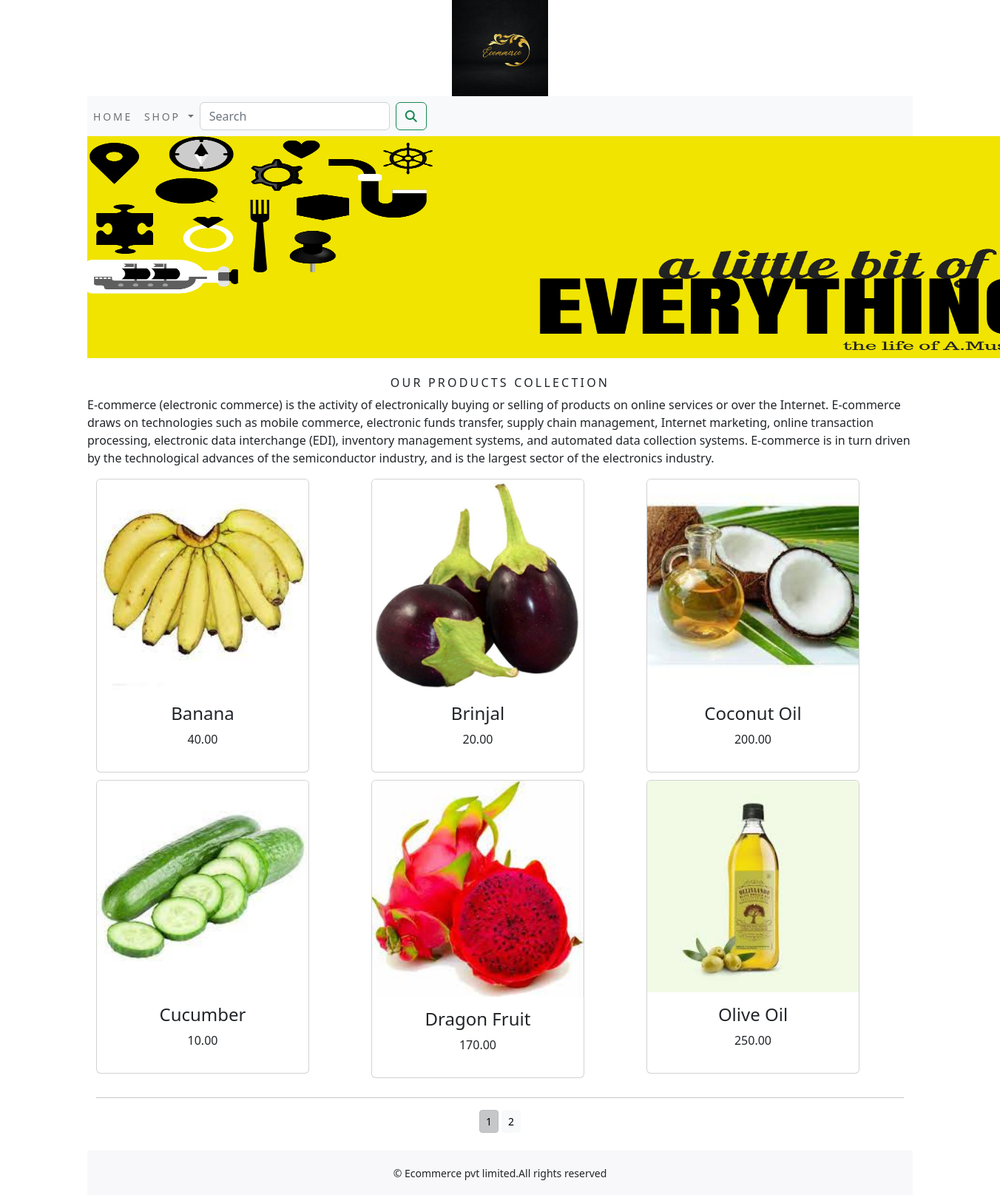
The app's page /shop/ with its own data.
### shop/models.py (models this page shows, shortened)
class Product(models.Model):
    name=models.CharField(max_length=250,unique=True)
    slug=models.SlugField(max_length=250,unique=True)
    description=models.TextField(blank=True)
    price=models.DecimalField(max_digits=10,decimal_places=2)
    category=models.ForeignKey(Category,on_delete=models.CASCADE)
    image=models.ImageField(upload_to='product',blank=True)
    stock=models.IntegerField()
    available=models.BooleanField(default=True)
    created=models.DateTimeField(auto_now_add=True)
    updated=models.DateTimeField(auto_now=True)
    def get_url(self):
        return reverse('shop:prodCatdetail',args=[self.category.slug,self.slug])
    class Meta:
        ordering=('name',)
        verbose_name = 'product'
        verbose_name_plural = 'products'

### shop/views.py (the view)
# urls.py: path('',views.allProdCat,name='allProdCat'),
def allProdCat(request,c_slug=None):
    c_page=None
    products_list=None
    if c_slug!=None:
        c_page=get_object_or_404(Category,slug=c_slug)
        products_list=Product.objects.all().filter(category=c_page,available=True)
    else:
        products_list = Product.objects.all().filter(available=True)
    paginator=Paginator(products_list,6)
    try:
        page=int(request.GET.get('page','1'))
    except:
        page=1
    try:
        products=paginator.page(page)
    except (EmptyPage,InvalidPage):
        products=paginator.page(paginator.num_pages)
    return render(request,'category.html',{'category':c_page,'products':products})

### cart/context_processors.py (called while the page is built)
def counter(request):
    item_count=0
    if 'admin' in request.path:
        return {}
    else:
        try:
            cart=Cart.objects.filter(cart_id=_cart_id(request))
            car_items=CartItem.objects.all().filter(cart=cart[:1])
            for cart_item in car_items:
                item_count += cart_item.quantity
        except Cart.DoesNotExist:
            item_count =0
    return dict(item_count=item_count)

### cart/views.py (called while the page is built)
def _cart_id(request):
    cart=request.session.session_key
    if not cart:
        cart=request.session.create()
    return cart

### shop/context_processors.py (called while the page is built)
def menu_links(request):
    links=Category.objects.all()
    return dict(links=links)

### shop/models.py (called while the page is built)
    def get_url(self):
        return reverse('shop:products_by_category',args=[self.slug])

### template/category.html (shortened to what this page needs)
{% extends 'base.html' %}
{% load static %}
{% block content %}
    <div class="mx_auto">
        {% if category %}
        <img class="my_image" src="{{ category.image.url }}" alt="{{ category.name }}">
    </div>
     <br>
    <div>
        <h1 class="text-center my_title">{{category.name}}</h1>
        <p class="text-justify">{{category.description}}</p>
    </div>
        {% else %}
    <div>
        <img src="{% static 'img/banner.png' %}" alt="our products" width="1300px" height="300px">
    </div>
    <br>
    <div>
        <h1 class="text-center my_title">Our products collection</h1>
        <p class="text-justify">E-commerce (electronic commerce) is the activity of electronically buying or selling of products on online services or over the Internet. E-commerce draws on technologies such as mobile commerce, electronic funds transfer, supply chain management, Internet marketing, online transaction processing, electronic data interchange (EDI), inventory management systems, and automated data collection systems. E-commerce is in turn driven by the technological advances of the semiconductor industry, and is the largest sector of the electronics industry.</p>
    </div>
    {% endif %}
    <div class="container">
        <div class="row mx_auto">
            {% for product in products.object_list %}
            <div class="my_bottom_margin col-9 col-sm-12 col-md-4 col-lg-4">
                <div class="card text-center" style="width: 18rem;">
                    <a href="{{product.get_url}}"><img class="card-img-top my_image" src="{{product.image.url}}" alt="{{product.name}}"></a>
                    <div class="card-body">
                        <h4>{{product.name}}</h4>
                        <p>{{product.price}}</p>
                    </div>
                </div>
            </div>
            {% endfor %}
        </div>
        <div class="mx_auto">
            {% if products.paginator.num_pages > 1 %}
            <hr>
            <div class="text-center">
                {% for pg in products.paginator.page_range %}
                <a href="?page={{pg}}" class="btn btn-light btn-sm {% if products.number == pg %} active {% endif %}"}>{{pg}}</a>
                {% endfor %}
            </div>
            {% endif %}
        </div>
        <br>
    </div>
{% endblock %}

### template/base.html (shortened to what this page needs)
{% load static %}
<!DOCTYPE html>
<html lang="en">
<head>
    <link rel="stylesheet" href="{% static 'css/custom.css' %}">
    <link href="https://cdn.jsdelivr.net/npm/bootstrap@5.2.2/dist/css/bootstrap.min.css" rel="stylesheet">
</head>
<body>
<div class="container">
{% include 'header.html' %}
{% include 'navbar.html' %}
{% block content %}
{% endblock %}
</div>
{% include 'footer.html' %}
</body>
</html>

### template/header.html
{% load static %}
<header>
  <center>
    <a href="{% url 'shop:allProdCat' %}"> <img src="{% static 'img/logo.png' %}" alt="logimage" width="130px;" height="130px">
  </center>
</header>

### template/navbar.html (shortened to what this page needs)
<nav class="navbar navbar-expand-lg navbar-light bg-light">
  <div class="collapse navbar-collapse" id="navbarSupportedContent">
    <ul class="navbar-nav mr-auto">
      <li class="nav-item">
        <a class="nav-link" href="#">Home</a>
      </li>
      <li class="nav-item dropdown {% if 'shop' in request.path %} active {% endif %}">
        <a class="nav-link dropdown-toggle" href="#" id="navbarDropdown" role="button" data-toggle="dropdown" aria-haspopup="true" aria-expanded="false">
          Shop
        </a>
      </li>
    </ul>
    <form class="d-flex" action="{% url 'search_app:SearchResult' %}" method="get">
      <input class="form-control me-2" type="search" placeholder="Search" name="q" aria-label="Search">
      <button class="btn btn-outline-success" type="submit"><i class="fa fa-search"></i></i></button>
    </form>
  </div>
</nav>

### template/footer.html
<div class="footer navbar-fixed-bootom my_footer">
  <p class="text-center">&copy; Ecommerce pvt limited.All rights reserved</p>
</div>

### static/css/custom.css (style rules this page uses)
body { font-family: "Trirong", serif; }
.nav-item { letter-spacing : .2em; font-size : 14px; text-transform : uppercase; }
.my_footer { background-color:#f8f8fa; height:60px; }
.my_footer p { padding-top:20px; font-size:14px; }
.my_image { width:20px; height:auto; }
.my_title { font-size:16px; text-transform : uppercase; letter-spacing : .2em; }
.my_bottom_margin { margin-bottom:10px; }

### records on screen
Product: image (picture), name "Banana", price "40.00"
Product: image (picture), name "Brinjal", price "20.00"
Product: image (picture), name "Coconut Oil", price "200.00"
Product: image (picture), name "Cucumber", price "10.00"
Product: image (picture), name "Dragon Fruit", price "170.00"
Product: image (picture), name "Olive Oil", price "250.00"

### other values on screen
{{ pg }} "1" "2"
